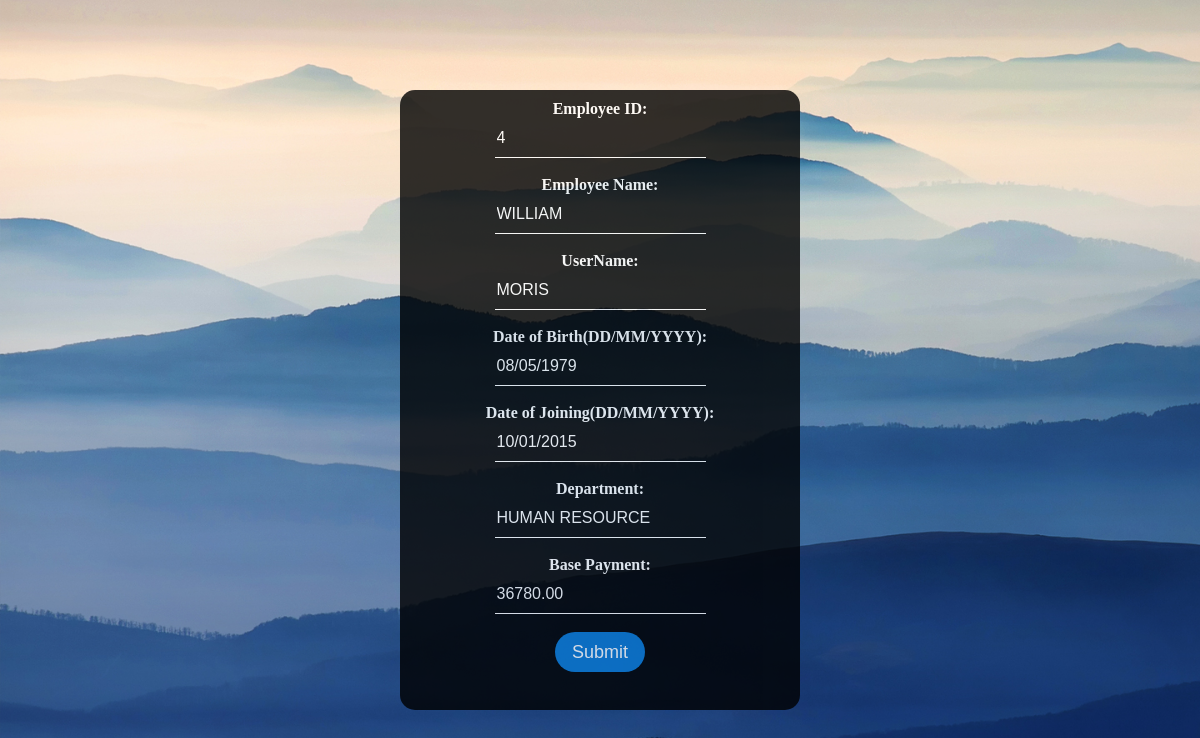
Page /updateform.php?unm=MORIS on the committed database.
### tables this page shows
CREATE TABLE IF NOT EXISTS `payroll` (
`ID` int(5) NOT NULL,
  `NAME` varchar(50) NOT NULL,
  `USERNAME` varchar(50) NOT NULL,
  `DOB` varchar(10) NOT NULL,
  `DOJ` varchar(10) NOT NULL,
  `DEPT` varchar(50) NOT NULL,
  `BASE` decimal(10,2) NOT NULL,
  `DA` decimal(10,2) NOT NULL,
  `HRA` decimal(10,2) NOT NULL,
  `TA` decimal(10,2) NOT NULL,
  `PF` decimal(10,2) NOT NULL,
  `IT` decimal(10,2) NOT NULL,
  `SALARY` decimal(10,2) NOT NULL
);

### updateform.php (the view)
<?php
include('connection.php');
$unm=$_REQUEST['unm'];
$sql="SELECT * FROM PAYROLL WHERE USERNAME='$unm'";
$result=mysqli_query($conn,$sql);
$data=mysqli_fetch_assoc($result);
?>
<html>
<link href="CSS/updateform.css" rel='stylesheet' type="text/css">
<body>
<center>
<div class="formbox">
<form action="updatedata.php" method="post" autocomplete="off"><center>
Employee ID:<br><input type="text" name="id" value="<?php echo $data['ID']; ?>" readonly><br><br>
Employee Name:<br><input type="text" name="nm" value="<?php echo $data['NAME']; ?>"><br><br>
UserName:<br><input type="text" name="unm" value="<?php echo $data['USERNAME']; ?>"><br><br>
Date of Birth(DD/MM/YYYY):<br><input type="text" name="dob"  value="<?php echo $data['DOB']; ?>"><br><br>
Date of Joining(DD/MM/YYYY):<br><input type="text" name="doj"  value="<?php echo $data['DOJ']; ?>"><br><br>
Department:<br><input type="text" name="dept"  value="<?php echo $data['DEPT']; ?>"><br><br>
Base Payment:<br><input type="number" name="base"  value="<?php echo $data['BASE']; ?>"><br><br>
<input type="submit" value="Submit" name="btn"></center>
</form>
</div>
</center>
</body>
</html>

### updateform.css (style rules this page uses)
body { margin:0; padding:0; background: url("../Assets/wall.jpg"); background-size:cover; background-position:center; }
.formbox { Width:400px; Height:620px; Background:#000; opacity:0.8; Color:#fff; Top:50%; Left:50%; Position: absolute; Transform:translate(-50%,-50%); Box-sizing:border-box; padding:10px 10px; border-radius:15px; font-weight:bold; }
.formbox input[type="text"] { Border:none; Border-bottom:1px solid #fff; Background:transparent; Outline:none; Height: 40px; Color:#fff; Font-size:16px; }
.formbox input[type="number"] { Border:none; Border-bottom:1px solid #fff; Background:transparent; Outline:none; Height: 40px; Color:#fff; Font-size:16px; }
.formbox input[type="submit"] { Border:none; Outline:none; Height: 40px; width: 90px; Background:#0878d3; Color:#fff; Font-size:18px; Border-radius:20px; }

### rows in the picture
payroll: id "4", nm "WILLIAM", unm "MORIS", dob "08/05/1979", doj "10/01/2015", dept "HUMAN RESOURCE", base "36780.00"
